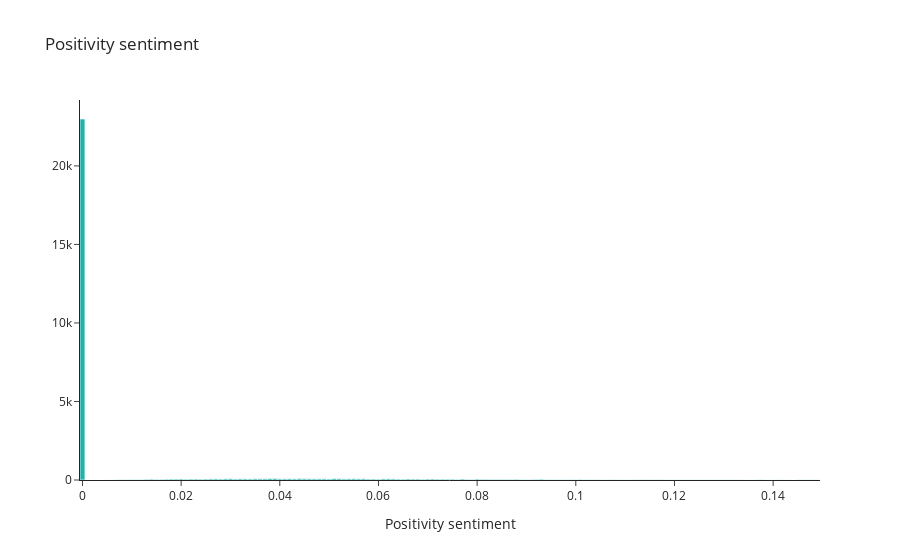

This figure's notebook cell:
### Code cell
fig = go.Figure(go.Histogram(x=[pols["pos"] for pols in polar_0 if pols["pos"] < 0.15], marker=dict(
        color='LightSeaGreen'
    )))
fig.update_layout(xaxis_title="Positivity sentiment", title_text="Positivity sentiment", template="simple_white")
fig.show()

### Figure 1 — Plotly figure (JSON) as saved in the notebook; plotly's stock layout.template omitted (floating-point values rounded to 4 significant figures; data arrays with more than 128 entries replaced by an {"elided": "..."} marker saying what was removed)
{"data": [{"marker": {"color": "LightSeaGreen"}, "type": "histogram", "x": {"elided": "28990 float values"}}], "layout": {"title": {"text": "Positivity sentiment"}, "xaxis": {"title": {"text": "Positivity sentiment"}}}}
